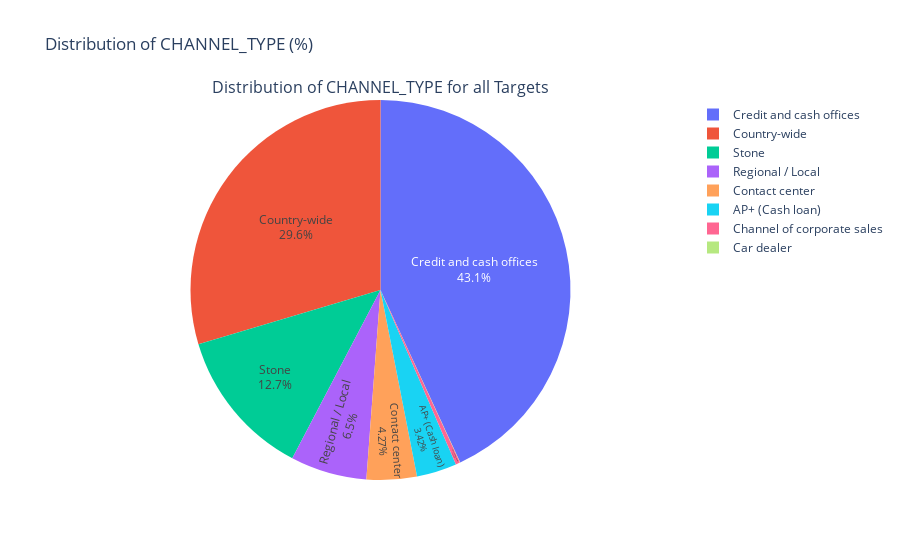

The notebook cell this image was saved under:
### Markdown cell above
### Observing categorical features

### Code cell
plot_categorical_variables_pie(prev_application_df, "CHANNEL_TYPE", plot_defaulter=False)

### Figure 1 — Plotly figure (JSON) as saved in the notebook; plotly's stock layout.template omitted (floating-point values rounded to 4 significant figures)
{"data": [{"domain": {"x": [0, 1], "y": [0, 1]}, "hole": 0, "labels": ["Credit and cash offices", "Country-wide", "Stone", "Regional / Local", "Contact center", "AP+ (Cash loan)", "Channel of corporate sales", "Car dealer"], "textinfo": "label+percent", "textposition": "inside", "type": "pie", "values": [719968, 494690, 212083, 108528, 71297, 57046, 6150, 452]}], "layout": {"annotations": [{"font": {"size": 16}, "showarrow": false, "text": "Distribution of CHANNEL_TYPE for all Targets", "x": 0.5, "xanchor": "center", "xref": "paper", "y": 1, "yanchor": "bottom", "yref": "paper"}], "autosize": true, "title": {"text": "Distribution of CHANNEL_TYPE (%)"}}}
